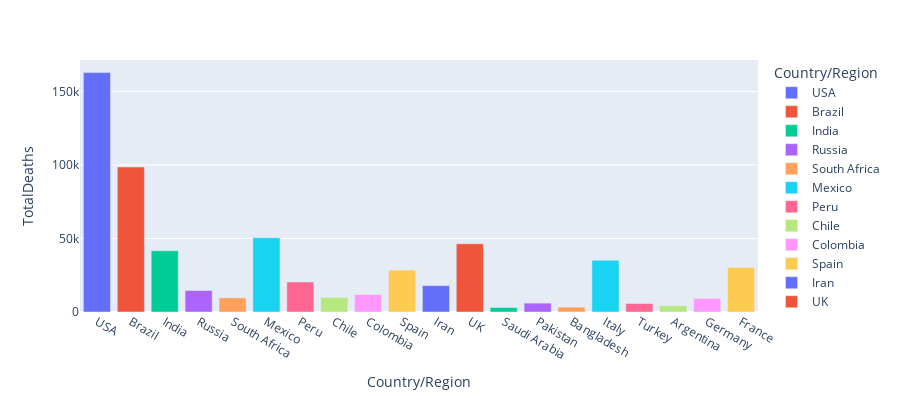

Notebook cell for this chart:
### Code cell
ex.bar(covid.head(20),x='Country/Region',y='TotalDeaths',color='Country/Region',height=400,hover_data=['Country/Region','Continent'])

### Figure 1 — Plotly figure (JSON) as saved in the notebook; plotly's stock layout.template omitted (floating-point values rounded to 4 significant figures)
{"data": [{"alignmentgroup": "True", "customdata": [["USA", "North America"]], "hovertemplate": "Country/Region=%{customdata[0]}<br>TotalDeaths=%{y}<br>Continent=%{customdata[1]}<extra></extra>", "legendgroup": "USA", "marker": {"color": "#636efa"}, "name": "USA", "offsetgroup": "USA", "orientation": "v", "showlegend": true, "textposition": "auto", "type": "bar", "x": ["USA"], "xaxis": "x", "y": [162804], "yaxis": "y"}, {"alignmentgroup": "True", "customdata": [["Brazil", "South America"]], "hovertemplate": "Country/Region=%{customdata[0]}<br>TotalDeaths=%{y}<br>Continent=%{customdata[1]}<extra></extra>", "legendgroup": "Brazil", "marker": {"color": "#EF553B"}, "name": "Brazil", "offsetgroup": "Brazil", "orientation": "v", "showlegend": true, "textposition": "auto", "type": "bar", "x": ["Brazil"], "xaxis": "x", "y": [98644], "yaxis": "y"}, {"alignmentgroup": "True", "customdata": [["India", "Asia"]], "hovertemplate": "Country/Region=%{customdata[0]}<br>TotalDeaths=%{y}<br>Continent=%{customdata[1]}<extra></extra>", "legendgroup": "India", "marker": {"color": "#00cc96"}, "name": "India", "offsetgroup": "India", "orientation": "v", "showlegend": true, "textposition": "auto", "type": "bar", "x": ["India"], "xaxis": "x", "y": [41638], "yaxis": "y"}, {"alignmentgroup": "True", "customdata": [["Russia", "Europe"]], "hovertemplate": "Country/Region=%{customdata[0]}<br>TotalDeaths=%{y}<br>Continent=%{customdata[1]}<extra></extra>", "legendgroup": "Russia", "marker": {"color": "#ab63fa"}, "name": "Russia", "offsetgroup": "Russia", "orientation": "v", "showlegend": true, "textposition": "auto", "type": "bar", "x": ["Russia"], "xaxis": "x", "y": [14606], "yaxis": "y"}, {"alignmentgroup": "True", "customdata": [["South Africa", "Africa"]], "hovertemplate": "Country/Region=%{customdata[0]}<br>TotalDeaths=%{y}<br>Continent=%{customdata[1]}<extra></extra>", "legendgroup": "South Africa", "marker": {"color": "#FFA15A"}, "name": "South Africa", "offsetgroup": "South Africa", "orientation": "v", "showlegend": true, "textposition": "auto", "type": "bar", "x": ["South Africa"], "xaxis": "x", "y": [9604], "yaxis": "y"}, {"alignmentgroup": "True", "customdata": [["Mexico", "North America"]], "hovertemplate": "Country/Region=%{customdata[0]}<br>TotalDeaths=%{y}<br>Continent=%{customdata[1]}<extra></extra>", "legendgroup": "Mexico", "marker": {"color": "#19d3f3"}, "name": "Mexico", "offsetgroup": "Mexico", "orientation": "v", "showlegend": true, "textposition": "auto", "type": "bar", "x": ["Mexico"], "xaxis": "x", "y": [50517], "yaxis": "y"}, {"alignmentgroup": "True", "customdata": [["Peru", "South America"]], "hovertemplate": "Country/Region=%{customdata[0]}<br>TotalDeaths=%{y}<br>Continent=%{customdata[1]}<extra></extra>", "legendgroup": "Peru", "marker": {"color": "#FF6692"}, "name": "Peru", "offsetgroup": "Peru", "orientation": "v", "showlegend": true, "textposition": "auto", "type": "bar", "x": ["Peru"], "xaxis": "x", "y": [20424], "yaxis": "y"}, {"alignmentgroup": "True", "customdata": [["Chile", "South America"]], "hovertemplate": "Country/Region=%{customdata[0]}<br>TotalDeaths=%{y}<br>Continent=%{customdata[1]}<extra></extra>", "legendgroup": "Chile", "marker": {"color": "#B6E880"}, "name": "Chile", "offsetgroup": "Chile", "orientation": "v", "showlegend": true, "textposition": "auto", "type": "bar", "x": ["Chile"], "xaxis": "x", "y": [9889], "yaxis": "y"}, {"alignmentgroup": "True", "customdata": [["Colombia", "South America"]], "hovertemplate": "Country/Region=%{customdata[0]}<br>TotalDeaths=%{y}<br>Continent=%{customdata[1]}<extra></extra>", "legendgroup": "Colombia", "marker": {"color": "#FF97FF"}, "name": "Colombia", "offsetgroup": "Colombia", "orientation": "v", "showlegend": true, "textposition": "auto", "type": "bar", "x": ["Colombia"], "xaxis": "x", "y": [11939], "yaxis": "y"}, {"alignmentgroup": "True", "customdata": [["Spain", "Europe"]], "hovertemplate": "Country/Region=%{customdata[0]}<br>TotalDeaths=%{y}<br>Continent=%{customdata[1]}<extra></extra>", "legendgroup": "Spain", "marker": {"color": "#FECB52"}, "name": "Spain", "offsetgroup": "Spain", "orientation": "v", "showlegend": true, "textposition": "auto", "type": "bar", "x": ["Spain"], "xaxis": "x", "y": [28500], "yaxis": "y"}, {"alignmentgroup": "True", "customdata": [["Iran", "Asia"]], "hovertemplate": "Country/Region=%{customdata[0]}<br>TotalDeaths=%{y}<br>Continent=%{customdata[1]}<extra></extra>", "legendgroup": "Iran", "marker": {"color": "#636efa"}, "name": "Iran", "offsetgroup": "Iran", "orientation": "v", "showlegend": true, "textposition": "auto", "type": "bar", "x": ["Iran"], "xaxis": "x", "y": [17976], "yaxis": "y"}, {"alignmentgroup": "True", "customdata": [["UK", "Europe"]], "hovertemplate": "Country/Region=%{customdata[0]}<br>TotalDeaths=%{y}<br>Continent=%{customdata[1]}<extra></extra>", "legendgroup": "UK", "marker": {"color": "#EF553B"}, "name": "UK", "offsetgroup": "UK", "orientation": "v", "showlegend": true, "textposition": "auto", "type": "bar", "x": ["UK"], "xaxis": "x", "y": [46413], "yaxis": "y"}, {"alignmentgroup": "True", "customdata": [["Saudi Arabia", "Asia"]], "hovertemplate": "Country/Region=%{customdata[0]}<br>TotalDeaths=%{y}<br>Continent=%{customdata[1]}<extra></extra>", "legendgroup": "Saudi Arabia", "marker": {"color": "#00cc96"}, "name": "Saudi Arabia", "offsetgroup": "Saudi Arabia", "orientation": "v", "showlegend": true, "textposition": "auto", "type": "bar", "x": ["Saudi Arabia"], "xaxis": "x", "y": [3055], "yaxis": "y"}, {"alignmentgroup": "True", "customdata": [["Pakistan", "Asia"]], "hovertemplate": "Country/Region=%{customdata[0]}<br>TotalDeaths=%{y}<br>Continent=%{customdata[1]}<extra></extra>", "legendgroup": "Pakistan", "marker": {"color": "#ab63fa"}, "name": "Pakistan", "offsetgroup": "Pakistan", "orientation": "v", "showlegend": true, "textposition": "auto", "type": "bar", "x": ["Pakistan"], "xaxis": "x", "y": [6035], "yaxis": "y"}, {"alignmentgroup": "True", "customdata": [["Bangladesh", "Asia"]], "hovertemplate": "Country/Region=%{customdata[0]}<br>TotalDeaths=%{y}<br>Continent=%{customdata[1]}<extra></extra>", "legendgroup": "Bangladesh", "marker": {"color": "#FFA15A"}, "name": "Bangladesh", "offsetgroup": "Bangladesh", "orientation": "v", "showlegend": true, "textposition": "auto", "type": "bar", "x": ["Bangladesh"], "xaxis": "x", "y": [3306], "yaxis": "y"}, {"alignmentgroup": "True", "customdata": [["Italy", "Europe"]], "hovertemplate": "Country/Region=%{customdata[0]}<br>TotalDeaths=%{y}<br>Continent=%{customdata[1]}<extra></extra>", "legendgroup": "Italy", "marker": {"color": "#19d3f3"}, "name": "Italy", "offsetgroup": "Italy", "orientation": "v", "showlegend": true, "textposition": "auto", "type": "bar", "x": ["Italy"], "xaxis": "x", "y": [35187], "yaxis": "y"}, {"alignmentgroup": "True", "customdata": [["Turkey", "Asia"]], "hovertemplate": "Country/Region=%{customdata[0]}<br>TotalDeaths=%{y}<br>Continent=%{customdata[1]}<extra></extra>", "legendgroup": "Turkey", "marker": {"color": "#FF6692"}, "name": "Turkey", "offsetgroup": "Turkey", "orientation": "v", "showlegend": true, "textposition": "auto", "type": "bar", "x": ["Turkey"], "xaxis": "x", "y": [5798], "yaxis": "y"}, {"alignmentgroup": "True", "customdata": [["Argentina", "South America"]], "hovertemplate": "Country/Region=%{customdata[0]}<br>TotalDeaths=%{y}<br>Continent=%{customdata[1]}<extra></extra>", "legendgroup": "Argentina", "marker": {"color": "#B6E880"}, "name": "Argentina", "offsetgroup": "Argentina", "orientation": "v", "showlegend": true, "textposition": "auto", "type": "bar", "x": ["Argentina"], "xaxis": "x", "y": [4251], "yaxis": "y"}, {"alignmentgroup": "True", "customdata": [["Germany", "Europe"]], "hovertemplate": "Country/Region=%{customdata[0]}<br>TotalDeaths=%{y}<br>Continent=%{customdata[1]}<extra></extra>", "legendgroup": "Germany", "marker": {"color": "#FF97FF"}, "name": "Germany", "offsetgroup": "Germany", "orientation": "v", "showlegend": true, "textposition": "auto", "type": "bar", "x": ["Germany"], "xaxis": "x", "y": [9252], "yaxis": "y"}, {"alignmentgroup": "True", "customdata": [["France", "Europe"]], "hovertemplate": "Country/Region=%{customdata[0]}<br>TotalDeaths=%{y}<br>Continent=%{customdata[1]}<extra></extra>", "legendgroup": "France", "marker": {"color": "#FECB52"}, "name": "France", "offsetgroup": "France", "orientation": "v", "showlegend": true, "textposition": "auto", "type": "bar", "x": ["France"], "xaxis": "x", "y": [30312], "yaxis": "y"}], "layout": {"barmode": "relative", "height": 400, "legend": {"title": {"text": "Country/Region"}, "tracegroupgap": 0}, "margin": {"t": 60}, "xaxis": {"anchor": "y", "categoryarray": ["USA", "Brazil", "India", "Russia", "South Africa", "Mexico", "Peru", "Chile", "Colombia", "Spain", "Iran", "UK", "Saudi Arabia", "Pakistan", "Bangladesh", "Italy", "Turkey", "Argentina", "Germany", "France"], "categoryorder": "array", "domain": [0, 1], "title": {"text": "Country/Region"}}, "yaxis": {"anchor": "x", "domain": [0, 1], "title": {"text": "TotalDeaths"}}}}
